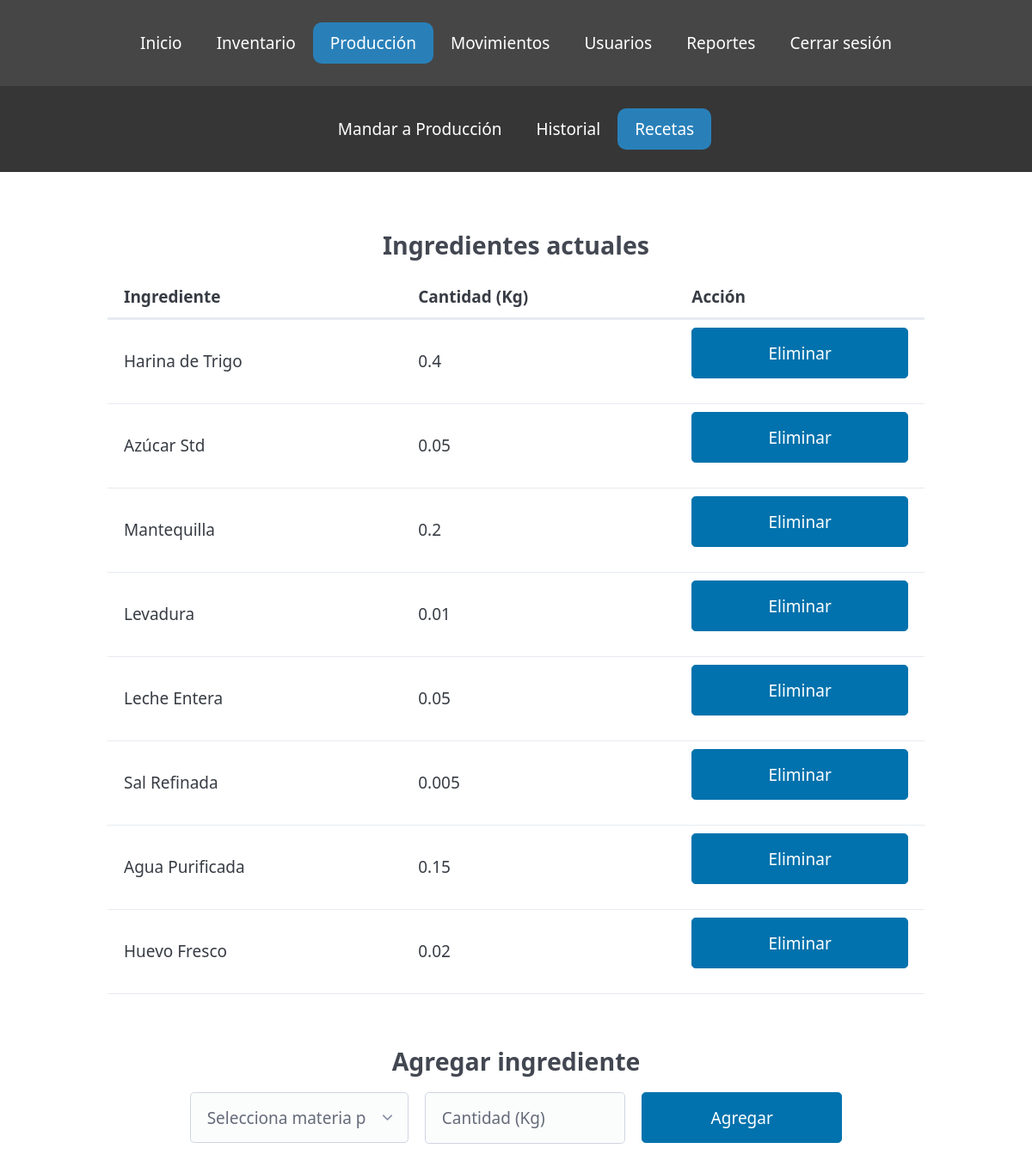
The page /modificar_formulacion.php?id=1 (signed in) on the database its author committed.
### tables this page shows
CREATE TABLE `receta` (
  `ID_Producto` int NOT NULL,
  `ID_MateriaPrima` int NOT NULL,
  `Cantidad` float NOT NULL,
  PRIMARY KEY (`ID_Producto`,`ID_MateriaPrima`),
  KEY `fk_Formulación_MateriaPrima1_idx` (`ID_MateriaPrima`),
  CONSTRAINT `fk_Formulación_MateriaPrima1` FOREIGN KEY (`ID_MateriaPrima`) REFERENCES `materiaprima` (`ID`),
  CONSTRAINT `fk_Formulación_Producto` FOREIGN KEY (`ID_Producto`) REFERENCES `producto` (`ID`)
);

CREATE TABLE `materiaprima` (
  `ID` int NOT NULL AUTO_INCREMENT,
  `Código` varchar(8) NOT NULL,
  `Nombre` varchar(45) NOT NULL,
  `Existencia` float NOT NULL,
  PRIMARY KEY (`ID`),
  UNIQUE KEY `Código_UNIQUE` (`Código`)
);

### modificar_formulacion.php (the view, shortened to what this page needs)
<!DOCTYPE html>
<html lang="es">
<head>
    <link rel="stylesheet" href="https://cdn.jsdelivr.net/npm/@picocss/pico@2/css/pico.classless.min.css">
    <link rel="stylesheet" href="estilos.css">
</head>
<body>
    <header>
        <nav>
            <a href="welcome.php">Inicio</a>
            <a href="materia_prima.php">Inventario</a>
            <a href="produccion.php" class="active">Producción</a>
            <a href="movimientos.php">Movimientos</a>
            <a href="usuarios.php">Usuarios</a>
            <?php if (isset($_SESSION['Rol']) && $_SESSION['Rol'] === 'admin'): ?>
                <a href="reportes.php">Reportes</a>
            <?php endif; ?>
            <a href="logout.php">Cerrar sesión</a>
        </nav>
    </header>
    <header2>
        <nav>
            <a href="produccion.php">Mandar a Producción</a>
            <a href="historial_produccion.php">Historial</a>
            <a href="recetas.php" class="active">Recetas</a>
        </nav>
    </header2>
    <main>
        <?php
            include_once 'conn.php';
            $id_producto = isset($_GET['id']) ? intval($_GET['id']) : 0;
            echo "<h3>Ingredientes actuales</h3>";
            $sql = "SELECT f.ID_MateriaPrima, f.Cantidad, m.Nombre
                    FROM receta f
                    INNER JOIN materiaprima m ON f.ID_MateriaPrima = m.ID
                    WHERE f.ID_Producto = $id_producto";
            $res = mysqli_query($conn, $sql);
            if ($res && mysqli_num_rows($res) > 0) {
                echo '<table><thead><tr><th>Ingrediente</th><th>Cantidad (Kg)</th><th>Acción</th></tr></thead><tbody>';
                while ($row = mysqli_fetch_assoc($res)) {
                    echo '<tr>';
                    echo '<td>' . htmlspecialchars($row['Nombre']) . '</td>';
                    echo '<td>' . htmlspecialchars($row['Cantidad']) . '</td>';
                    echo '<td>
                        <form method="post" action="eliminar_ingrediente.php" style="display:inline;">
                            <input type="hidden" name="id_producto" value="' . $id_producto . '">
                            <input type="hidden" name="id_materia" value="' . $row['ID_MateriaPrima'] . '">
                            <button type="submit" onclick="return confirm(\'¿Eliminar este ingrediente?\')">Eliminar</button>
                        </form>
                    </td>';
                    echo '</tr>';
                }
                echo '</tbody></table>';
            } else {
                echo "<p>No hay ingredientes en esta receta.</p>";
            }
        ?>
        <h3>Agregar ingrediente</h3>
        <form method="post" action="agregar_ingrediente.php" style="display:flex; gap:1rem; align-items:center;">
            <select name="id_materia" required>
                <option value="">Selecciona materia prima</option>
            </select>
            <input type="number" step="0.001" min="0.001" name="cantidad" placeholder="Cantidad (Kg)" required>
            <button type="submit">Agregar</button>
        </form>
    </main>
</body>
</html>

### estilos.css (style rules this page uses)
:root { --pico-primary: #e63946; --pico-primary-background: #e63946; --pico-primary-hover: #d62828; --pico-primary-underline: rgba(230, 57, 70, 0.5); --pico-primary-focus: rgba(230, 57, 70, 0.25); --pico-primary-inverse: #fff; }
html, body, * { box-sizing: border-box; margin: 0; padding: 0; }
body { margin: 0; padding: 0; }
nav { display: flex; justify-content: center; }
nav a { color: white; text-decoration: none; padding: 10px 20px; }
nav a.active { background-color: #2980b9; border-radius: 10px; }
main { display: flex; flex-direction: column; align-items: center; justify-content: center; margin-top: 250px; text-align: center; }
header, header2 { min-width: 100%; min-height: 100px; position: fixed; top: 0; left: 0; background-color:rgb(70, 70, 70); box-sizing: border-box; z-index: 1000; display: flex; justify-content: center; align-items: center; padding: 10px 0; }
header2 { display: flex; justify-content: center; align-items: center; min-width: 100%; top: 100px; background-color: rgb(54, 54, 54); }

### rows shown on the page
receta: ID_MateriaPrima.Nombre "Harina de Trigo", Cantidad "0.4"
receta: ID_MateriaPrima.Nombre "Azúcar Std", Cantidad "0.05"
receta: ID_MateriaPrima.Nombre "Mantequilla", Cantidad "0.2"
receta: ID_MateriaPrima.Nombre "Levadura", Cantidad "0.01"
receta: ID_MateriaPrima.Nombre "Leche Entera", Cantidad "0.05"
receta: ID_MateriaPrima.Nombre "Sal Refinada", Cantidad "0.005"
receta: ID_MateriaPrima.Nombre "Agua Purificada", Cantidad "0.15"
receta: ID_MateriaPrima.Nombre "Huevo Fresco", Cantidad "0.02"
